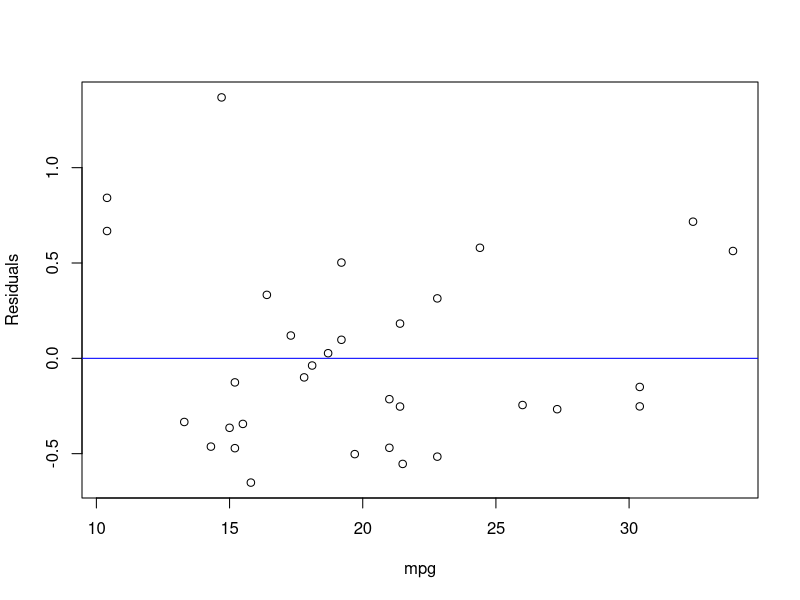
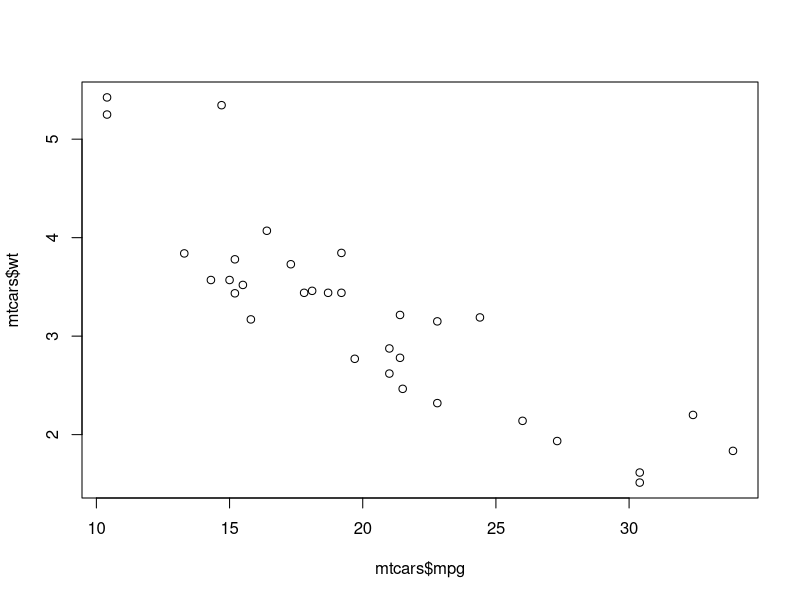

R code for these plots, in order:
## ---- chunk 1
help(t.test)
## ---- chunk 2
L = lm(mtcars$wt~mtcars$mpg)
## ---- chunk 3
lm(mtcars$wt~mtcars$mpg)
plot(mtcars$mpg,L$residuals, xlab = "mpg", ylab = "Residuals")
abline(h = 0, col = "blue")
## ---- chunk 4
plot(mtcars$mpg, mtcars$wt)
## ---- chunk 5
summary(L)
